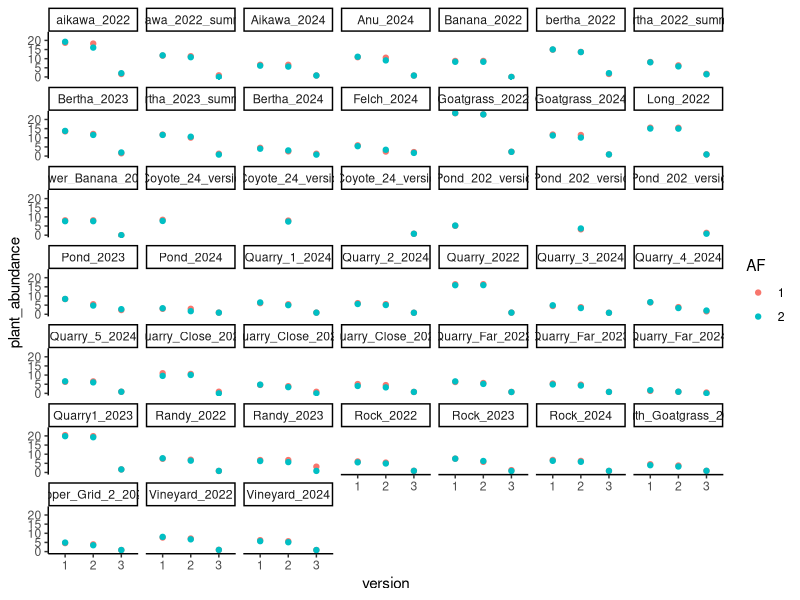
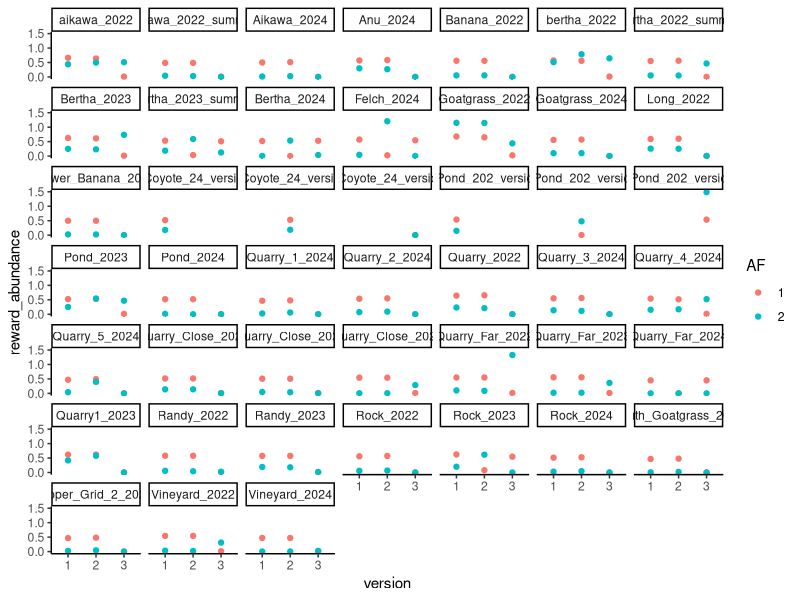
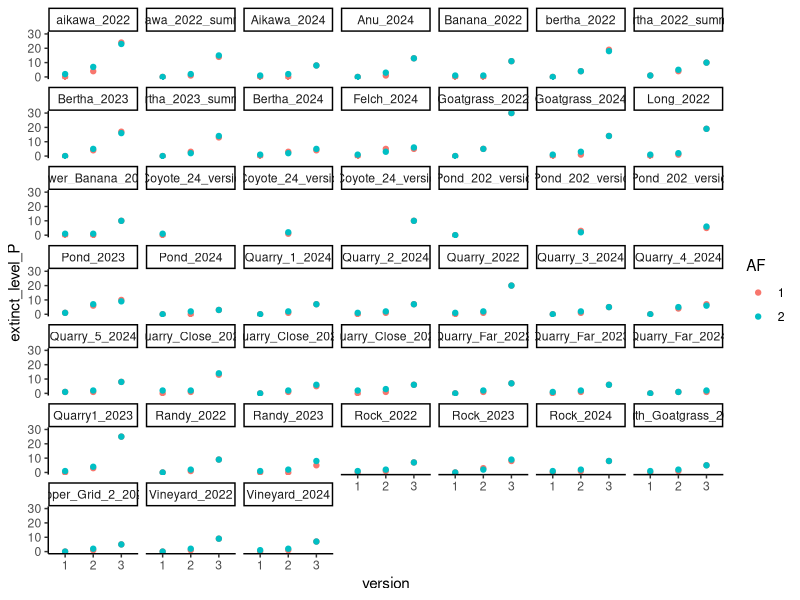
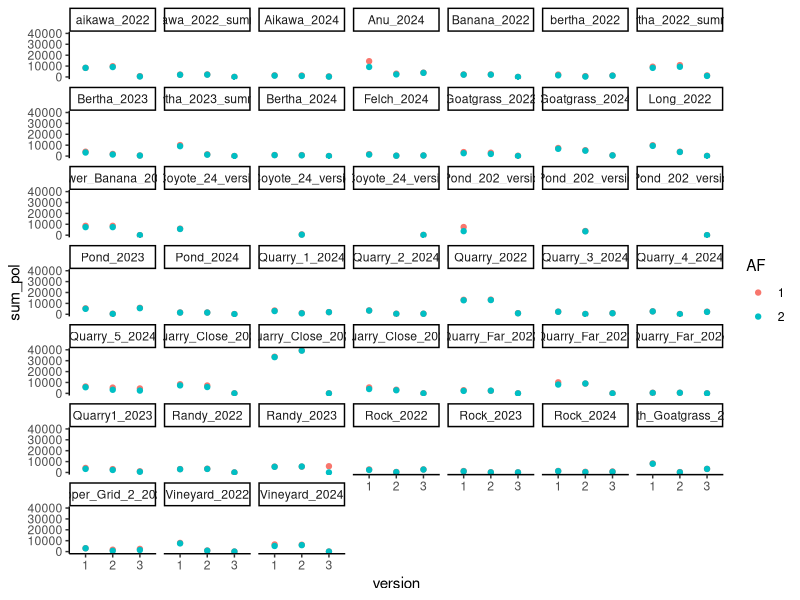
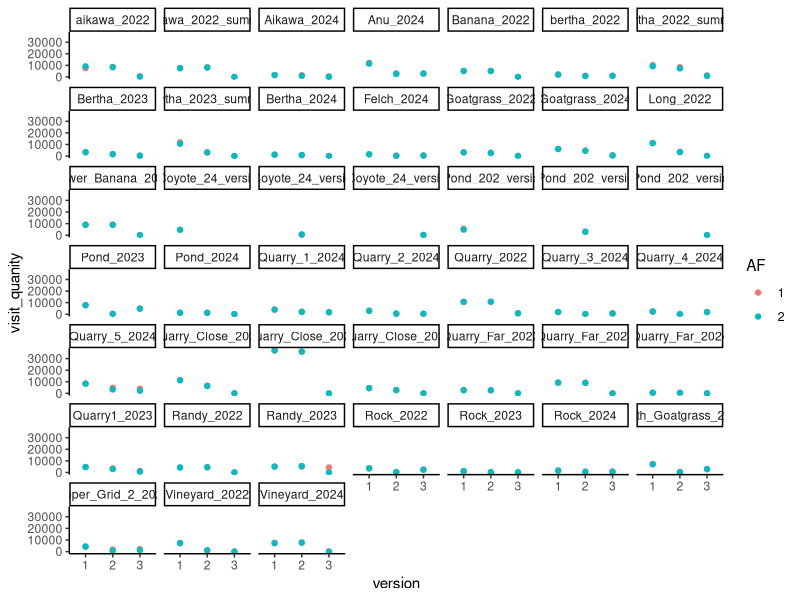
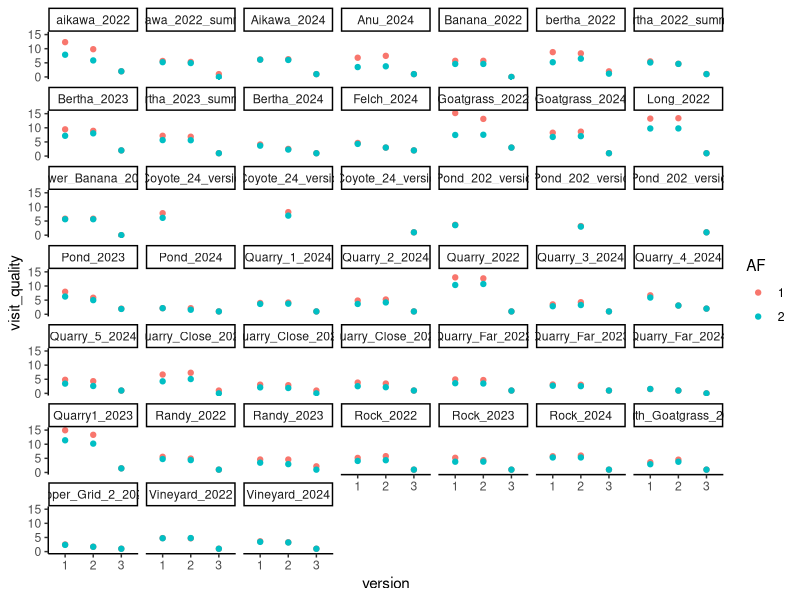
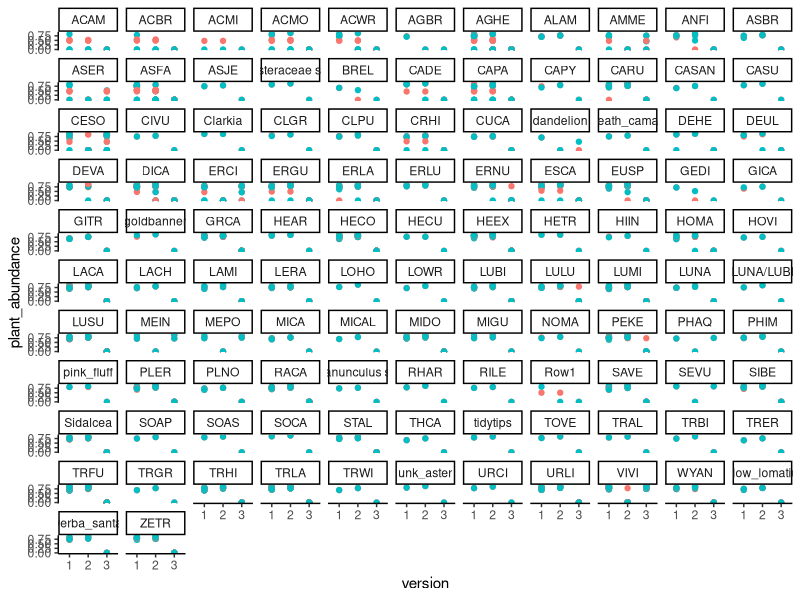
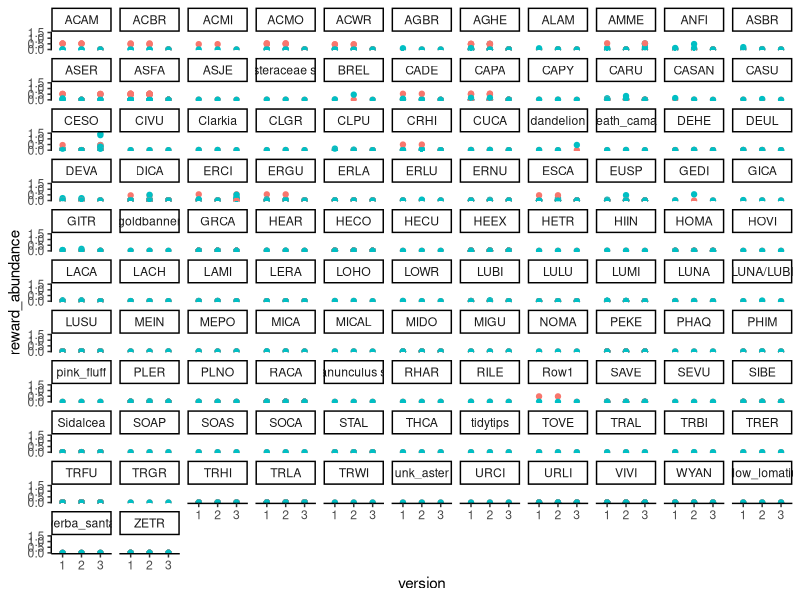

Recreate these plots in R, in order. (Note: this script raises an error after producing the figures.)
######## Analyze MATLAB Outputs ######
#### Code for analyzing matlab outputs into R dataframes #####
##### for Becca and Taran spillover project #######
###### date created: 3-17-2025 ###########
######### date last modified: 3-18-2025 #######
rm(list = ls())

###### Load required packages ######
library(tidyverse)

###### Load combined outputs ######
animal <- read.csv("animal_outputs.csv")
plant <- read.csv("plant_outputs.csv")


## version 1 is both, version 2 is serpentine, version 3 is non-serpentine
## 1 is AF, 2 is no AF 
###### Explore Plants ##########


# Create the site_year column by extracting the site, year, and summer (if applicable)
plant <- plant %>%
  mutate(site_year = gsub("^P_([A-Za-z0-9_]+)_([0-9]{4})(_summer)?_.*$", "\\1_\\2\\3", source_dataframe))



plant_long <- plant %>%
  pivot_longer(
    cols = -c(PLANT, source_dataframe, version, site_year),  
    names_to = c(".value", "AF"),   
    names_pattern = "(.*)_run(\\d+)" 
  ) %>%
  mutate(AF = as.integer(AF))  

head(plant_long)
plant_long$version <- as.factor(plant_long$version)
plant_long$AF <- as.factor(plant_long$AF)


# Summarize sums for each response variable by source_dataframe and version
plant_summary <- plant_long %>%
  group_by(source_dataframe, site_year, version, AF) %>%
  summarise(across(c("extinct_level_P", "initial_plant_abundance", "plant_abundance", 
                     "reward_abundance", "sum_pol", "visit_quanity", "visit_quality", 
                     "foraging_effort"), 
                   sum, na.rm = TRUE))

## each dot is a unique site/year, AF combo

ggplot(data = plant_summary) +
  geom_point(mapping = aes(x = version, y = plant_abundance, color = AF)) + theme_classic() + facet_wrap(~site_year)
## NS (3) has less plants 

ggplot(data = plant_summary) +
  geom_point(mapping = aes(x = version, y = reward_abundance, color = AF)) + theme_classic() + facet_wrap(~site_year) + facet_wrap(~site_year)

ggplot(data = plant_summary) +
  geom_point(mapping = aes(x = version, y = extinct_level_P, color = AF)) + theme_classic() + facet_wrap(~site_year)

ggplot(data = plant_summary) +
  geom_point(mapping = aes(x = version, y = sum_pol, color = AF)) + theme_classic() + facet_wrap(~site_year)

ggplot(data = plant_summary) +
  geom_point(mapping = aes(x = version, y = visit_quanity, color = AF)) + theme_classic() + facet_wrap(~site_year)

ggplot(data = plant_summary) +
  geom_point(mapping = aes(x = version, y = visit_quality, color = AF)) + theme_classic() + facet_wrap(~site_year)


ggplot(data = plant_long) +
  geom_point(mapping = aes(x = version, y = plant_abundance, color = AF)) + theme_classic() + facet_wrap(~PLANT) + theme(legend.position = "none")

ggplot(data = plant_long) +
  geom_point(mapping = aes(x = version, y = reward_abundance, color = AF)) + theme_classic() + facet_wrap(~PLANT) + theme(legend.position = "none")

ggplot(data = plant_long) +
  geom_point(mapping = aes(x = version, y = visit_quanity, color = AF)) + theme_classic() + facet_wrap(~PLANT) + theme(legend.position = "none")

ggplot(data = plant_long) +
  geom_point(mapping = aes(x = version, y = visit_quality, color = AF)) + theme_classic() + facet_wrap(~PLANT) + theme(legend.position = "none")

###### TRFU #############
# Summarize sums for each response variable by source_dataframe and version
TRFU <- plant_long %>% filter(PLANT == "TRFU") %>% 
  group_by(source_dataframe, site_year, version, AF) %>%
  summarise(across(c("extinct_level_P", "initial_plant_abundance", "plant_abundance", 
                     "reward_abundance", "sum_pol", "visit_quanity", "visit_quality", 
                     "foraging_effort"), 
                   sum, na.rm = TRUE)) %>% filter(version != 3)

## each dot is a unique site/year combo
ggplot(data = TRFU) +
  geom_point(mapping = aes(x = version, y = plant_abundance, color = AF), 
             position = position_jitter(width = 0.2, height = 0), 
             alpha = 0.7) + 
  theme_classic() + 
  facet_wrap(~site_year)


ggplot(data = TRFU) +
  geom_point(mapping = aes(x = version, y = reward_abundance, color = AF), 
             position = position_jitter(width = 0.2, height = 0), 
             alpha = 0.7) + 
  theme_classic() + 
  facet_wrap(~site_year)


ggplot(data = TRFU) +
  geom_point(mapping = aes(x = version, y = sum_pol, color = AF), 
             position = position_jitter(width = 0.2, height = 0), 
             alpha = 0.7) + 
  theme_classic() + 
  facet_wrap(~site_year, scales = "free")


ggplot(data = TRFU) +
  geom_point(mapping = aes(x = version, y = visit_quanity, color = AF), 
             position = position_jitter(width = 0.2, height = 0), 
             alpha = 0.7) + 
  theme_classic() + 
  facet_wrap(~site_year, scales = "free")

ggplot(data = TRFU) +
  geom_point(mapping = aes(x = version, y = visit_quality, color = AF), 
             position = position_jitter(width = 0.2, height = 0), 
             alpha = 0.7) + 
  theme_classic() + 
  facet_wrap(~site_year)

ggplot(data = TRFU) +
  geom_point(mapping = aes(x = visit_quanity, y = visit_quality, color = AF), 
             position = position_jitter(width = 0.2, height = 0), 
             alpha = 0.7) + 
theme_classic() + facet_wrap(~version)

###### LACA #############
# Summarize sums for each response variable by source_dataframe and version
LACA <- plant_long %>% filter(PLANT == "LACA") %>% 
  group_by(source_dataframe, site_year, version, AF) %>%
  summarise(across(c("extinct_level_P", "initial_plant_abundance", "plant_abundance", 
                     "reward_abundance", "sum_pol", "visit_quanity", "visit_quality", 
                     "foraging_effort"), 
                   sum, na.rm = TRUE)) %>% filter(version != 3)

## each dot is a unique site/year combo

ggplot(data = LACA) +
  geom_point(mapping = aes(x = version, y = plant_abundance, color = AF), 
             position = position_jitter(width = 0.2, height = 0), 
             alpha = 0.7) + 
  theme_classic() + 
  facet_wrap(~site_year)


ggplot(data = LACA) +
  geom_point(mapping = aes(x = version, y = reward_abundance, color = AF), 
             position = position_jitter(width = 0.2, height = 0), 
             alpha = 0.7) + 
  theme_classic() + 
  facet_wrap(~site_year)




ggplot(data = LACA) +
  geom_point(mapping = aes(x = version, y = sum_pol, color = AF), 
             position = position_jitter(width = 0.2, height = 0), 
             alpha = 0.7) + 
  theme_classic() + 
  facet_wrap(~site_year)


ggplot(data = LACA) +
  geom_point(mapping = aes(x = version, y = visit_quanity, color = AF), 
             position = position_jitter(width = 0.2, height = 0), 
             alpha = 0.7) + 
  theme_classic() + 
  facet_wrap(~site_year)


ggplot(data = LACA) +
  geom_point(mapping = aes(x = version, y = visit_quality, color = AF), 
             position = position_jitter(width = 0.2, height = 0), 
             alpha = 0.7) + 
  theme_classic() + 
  facet_wrap(~site_year)


ggplot(data = LACA) +
  geom_point(mapping = aes(x = visit_quanity, y = visit_quality, color = AF), 
             position = position_jitter(width = 0.2, height = 0), 
             alpha = 0.7) + 
  theme_classic() 

ggplot(data = LACA) +
  geom_point(mapping = aes(x = visit_quanity, y = visit_quality, color = AF), 
             position = position_jitter(width = 0.2, height = 0), 
             alpha = 0.7) + the 
  theme_classic() + facet_wrap(~version)

###### VIVI #############
# Summarize sums for each response variable by source_dataframe and version
VIVI <- plant_long %>% filter(PLANT == "VIVI") %>% 
  group_by(source_dataframe, site_year, version, AF) %>%
  summarise(across(c("extinct_level_P", "initial_plant_abundance", "plant_abundance", 
                     "reward_abundance", "sum_pol", "visit_quanity", "visit_quality", 
                     "foraging_effort"), 
                   sum, na.rm = TRUE)) %>% filter(version != 2)

  ggplot(data = VIVI) +
    geom_point(mapping = aes(x = version, y = plant_abundance, color = AF), 
               position = position_jitter(width = 0.2, height = 0), 
               alpha = 0.7) + 
    theme_classic() + 
    facet_wrap(~site_year)

  ggplot(data = VIVI) +
    geom_point(mapping = aes(x = version, y = reward_abundance, color = AF), 
               position = position_jitter(width = 0.2, height = 0), 
               alpha = 0.7) + 
    theme_classic() + 
    facet_wrap(~site_year)
  
  
  ggplot(data = VIVI) +
    geom_point(mapping = aes(x = version, y = sum_pol, color = AF), 
               position = position_jitter(width = 0.2, height = 0), 
               alpha = 0.7) + 
    theme_classic() + 
    facet_wrap(~site_year)
  
  ggplot(data = VIVI) +
    geom_point(mapping = aes(x = version, y = visit_quanity, color = AF), 
               position = position_jitter(width = 0.2, height = 0), 
               alpha = 0.7) + 
    theme_classic() + 
    facet_wrap(~site_year, scales = "free")
  
  ggplot(data = VIVI) +
    geom_point(mapping = aes(x = version, y = visit_quality, color = AF), 
               position = position_jitter(width = 0.2, height = 0), 
               alpha = 0.7) + 
    theme_classic() + 
    facet_wrap(~site_year)
  
ggplot(data = VIVI) +
  geom_point(mapping = aes(x = visit_quanity, y = visit_quality, color = AF), 
             position = position_jitter(width = 0.2, height = 0), 
             alpha = 0.7) + 
theme_classic() + facet_wrap(~version)

###### HEEX #############
# Summarize sums for each response variable by source_dataframe and version
HEEX <- plant_long %>% filter(PLANT == "HEEX") %>% 
  group_by(source_dataframe, site_year, version, AF) %>%
  summarise(across(c("extinct_level_P", "initial_plant_abundance", "plant_abundance", 
                     "reward_abundance", "sum_pol", "visit_quanity", "visit_quality", 
                     "foraging_effort"), 
                   sum, na.rm = TRUE)) %>% filter(version != 3)

ggplot(data = HEEX) +
  geom_point(mapping = aes(x = version, y = plant_abundance, color = AF), 
             position = position_jitter(width = 0.2, height = 0), 
             alpha = 0.7) + 
  theme_classic() + 
  facet_wrap(~site_year)

ggplot(data = HEEX) +
  geom_point(mapping = aes(x = version, y = reward_abundance, color = AF), 
             position = position_jitter(width = 0.2, height = 0), 
             alpha = 0.7) + 
  theme_classic() + 
  facet_wrap(~site_year)

ggplot(data = HEEX) +
  geom_point(mapping = aes(x = version, y = sum_pol, color = AF), 
             position = position_jitter(width = 0.2, height = 0), 
             alpha = 0.7) + 
  theme_classic() + 
  facet_wrap(~site_year, scales =
             "free")

ggplot(data = HEEX) +
  geom_point(mapping = aes(x = version, y = visit_quanity, color = AF), 
             position = position_jitter(width = 0.2, height = 0), 
             alpha = 0.7) + 
  theme_classic() + 
  facet_wrap(~site_year, scales = "free")

ggplot(data = HEEX) +
  geom_point(mapping = aes(x = version, y = visit_quality, color = AF), 
             position = position_jitter(width = 0.2, height = 0), 
             alpha = 0.7) + 
  theme_classic() + 
  facet_wrap(~site_year)

ggplot(data = HEEX) +
  geom_point(mapping = aes(x = visit_quanity, y = visit_quality, color = AF), 
             position = position_jitter(width = 0.2, height = 0), 
             alpha = 0.7) + 
  theme_classic() + facet_wrap(~version)


###### CESO #############
# Summarize sums for each response variable by source_dataframe and version
CESO <- plant_long %>% filter(PLANT == "CESO") %>% 
  group_by(source_dataframe, site_year, version, AF) %>%
  summarise(across(c("extinct_level_P", "initial_plant_abundance", "plant_abundance", 
                     "reward_abundance", "sum_pol", "visit_quanity", "visit_quality", 
                     "foraging_effort"), 
                   sum, na.rm = TRUE)) %>% filter(version != 2)

ggplot(data = CESO) +
  geom_point(mapping = aes(x = version, y = plant_abundance, color = AF), 
             position = position_jitter(width = 0.2, height = 0), 
             alpha = 0.7) + 
  theme_classic() + 
  facet_wrap(~site_year)

ggplot(data = CESO) +
  geom_point(mapping = aes(x = version, y = reward_abundance, color = AF), 
             position = position_jitter(width = 0.2, height = 0), 
             alpha = 0.7) + 
  theme_classic() + 
  facet_wrap(~site_year)

ggplot(data = CESO) +
  geom_point(mapping = aes(x = version, y = sum_pol, color = AF), 
             position = position_jitter(width = 0.2, height = 0), 
             alpha = 0.7) + 
  theme_classic() + 
  facet_wrap(~site_year)

ggplot(data = CESO) +
  geom_point(mapping = aes(x = version, y = visit_quanity, color = AF), 
             position = position_jitter(width = 0.2, height = 0), 
             alpha = 0.7) + 
  theme_classic() + 
  facet_wrap(~site_year)

ggplot(data = CESO) +
  geom_point(mapping = aes(x = version, y = visit_quality, color = AF), 
             position = position_jitter(width = 0.2, height = 0), 
             alpha = 0.7) + 
  theme_classic() + 
  facet_wrap(~site_year)

ggplot(data = CESO) +
  geom_point(mapping = aes(x = visit_quanity, y = visit_quality, color = AF), 
             position = position_jitter(width = 0.2, height = 0), 
             alpha = 0.7) + 
  theme_classic() + facet_wrap(~version)


####### Explore animal responses ######
# Create the site_year column by extracting the site, year, and summer (if applicable)
animal <- animal %>%
  mutate(site_year = gsub("^A_([A-Za-z0-9_]+)_([0-9]{4})(_summer)?_.*$", "\\1_\\2\\3", source_dataframe))

animal_long <- animal %>%
  pivot_longer(
    cols = -c(ARTH, source_dataframe, version, site_year),  
    names_to = c(".value", "AF"),   
    names_pattern = "(.*)_run(\\d+)" 
  ) %>%
  mutate(AF = as.integer(AF))  

head(animal_long)
animal_long$version <- as.factor(animal_long$version)
animal_long$AF <- as.factor(animal_long$AF)



animal_summary <- animal_long %>%
  group_by(source_dataframe, site_year, version, AF) %>%
  summarise(across(c("extinct_level_A", "animal_abundance", "sum_extract"), 
                   sum, na.rm = TRUE))

## each dot is a unique site/year combo

ggplot(data = animal_summary) +
  geom_point(mapping = aes(x = version, y = animal_abundance, color = AF), 
             position = position_jitter(width = 0.2, height = 0), 
             alpha = 0.7) + 
  theme_classic() + 
  facet_wrap(~site_year, scales = "free")

ggplot(data = animal_summary) +
  geom_point(mapping = aes(x = version, y = sum_extract, color = AF), 
             position = position_jitter(width = 0.2, height = 0), 
             alpha = 0.7) + 
  theme_classic() + 
  facet_wrap(~site_year, scales = "free")


#### APME #######
APME <- animal_long %>% filter(ARTH == "APME") 

ggplot(data = APME) +
  geom_point(mapping = aes(x = version, y = animal_abundance, color = AF), 
             position = position_jitter(width = 0.2, height = 0), 
             alpha = 0.7) + 
  theme_classic() + 
  facet_wrap(~site_year, scales = "free")


ggplot(data = APME) +
  geom_point(mapping = aes(x = version, y = sum_extract, color = AF), 
             position = position_jitter(width = 0.2, height = 0), 
             alpha = 0.7) + 
  theme_classic() + 
  facet_wrap(~site_year, scales = "free")

## other pollinators
animal_long %>% filter(ARTH == "BOVO") %>% ggplot() +
  geom_point(mapping = aes(x = version, y = animal_abundance, color = AF), 
             position = position_jitter(width = 0.2, height = 0), 
             alpha = 0.7) + 
  theme_classic() + 
  facet_wrap(~site_year)


animal_long %>% filter(ARTH == "BOVO") %>% ggplot() +
  geom_point(mapping = aes(x = version, y = sum_extract, color = AF), 
             position = position_jitter(width = 0.2, height = 0), 
             alpha = 0.7) + 
  theme_classic() + 
  facet_wrap(~site_year)
